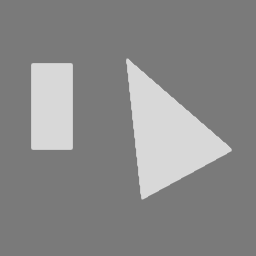
#> input picture A5/corner-test.tif, 256 x 256 px
$ python -i util_verkehrsschilderkenner.py   (imports and definitions only)
#> lines starting #> are read from the running program, lines starting #| are printed output that depends on the picture
### util.py
import cv2
import numpy as np
from skimage import io
from matplotlib import pyplot as plt
import math

# mode 0 vertikal spiegeln, mode 1 horizontal
# [15 lines left out: function mirror_img, not called in this run]

# transform image to grayscale
def rgb2gray(img):
    # Source BildverarbeitungBuch: 12.2.1 Umwandlung in Grauwertbilder
    imgCopy = np.copy(img)
    gray = ((imgCopy[:, :, 0] * 0.299) + (imgCopy[:, :, 1] * 0.587) + (imgCopy[:, :, 2] * 0.114)).astype(int)
    return gray

# create Histogramm. bins are optionally implemented
# [65 lines left out: functions computeHisto, printImage, printHisto, apply_lut, cum_histo, match_Histo, not called in this run]

def filter(in_image, filter, off, edge='none'):
    copy_img = in_image.copy()
    width = copy_img.shape[0]
    height = copy_img.shape[1]

    for v in range(off, height - off):
        for u in range(off, width - off):
            # fill the pixel vector P for filter position u,v)
            sum = 0
            for j in range(0, filter.shape[0]):
                for i in range(0, filter.shape[1]):
                    c = filter[i][j]
                    a_idx = u + (i - int(filter.shape[0] / 2))
                    b_idx = v + (j - int(filter.shape[1] / 2))

                    # handle padding
                    if a_idx >= 0 and a_idx < width and b_idx >= 0 and b_idx < height:
                        p = copy_img[a_idx][b_idx]
                    else:
                        if edge.__eq__('min'):
                            p = 0
                        elif edge.__eq__('max'):
                            p = 255
                        elif edge.__eq__('continue'):
                            if a_idx < 0:
                                a_idx = 0
                            elif a_idx >= width:
                                a_idx = width - 1
                            if b_idx < 0:
                                b_idx = 0
                            elif b_idx >= height:
                                b_idx = height - 1
                            p = copy_img[a_idx][b_idx]
                        else:
                            p = copy_img[a_idx][b_idx]

                    sum = sum + c * p
            q = int(sum)
            in_image[u][v] = q
    return in_image

# [20 lines left out: function medianFilter, not called in this run]

sobel_1 = np.array([[1,2,1]]) / 4
sobel_2 = np.array([[-1,0,1]]) / 2

def horizontal(img):
    img_copy = img.copy()
    return filter(img_copy, np.transpose(sobel_1) @ sobel_2, 1, "continue")


def vertical(img):
    img_copy = img.copy()
    return filter(img_copy, np.transpose(sobel_2) @ sobel_1, 1, "continue")


def gradient(img):
    return np.sqrt(horizontal(img)**2 + vertical(img)**2)

def get_r_idx(r, max, step):
    result = r / max * step
    return result if round(result) < step else result - 1

# [95 lines left out: functions linearHT, linearHT_th, printEdge, sequential_labelling, to_bin, not called in this run]


def dilate(in_image, filter, iter_num):
    new_img = in_image.copy()

    for x in range(0, iter_num):
        t_img = np.zeros(new_img.shape)

        jc = int((filter.shape[0] - 1) / 2)
        ic = int((filter.shape[1] - 1) / 2)

        for j in range(0, filter.shape[0]):
            for i in range(0, filter.shape[1]):
                if filter[j][i] == 1:
                    tmp = np.roll(new_img, j - jc, axis=0)

                    # fix np.roll rollover (2,3,4 -> left shift 4,2,3 we want 0, 2, 3)
                    if j - jc < 0:
                        tmp[tmp.shape[0] + (j - jc):] = 0
                    elif j - jc > 0:
                        tmp[:(j - jc)] = 0

                    tmp = np.roll(tmp, i - ic, axis=1)
                    if i - ic < 0:
                        tmp[:, tmp.shape[1] + (i - ic):] = 0
                    elif i - ic > 0:
                        tmp[:, :(i - ic)] = 0

                    t_img = np.fmax(tmp, t_img)
        new_img = t_img

    return new_img


# [25 lines left out: functions erode, open, close, not called in this run]

### util_verkehrsschilderkenner.py
import numpy as np
from skimage import io
import util as ut
import math
import matplotlib.pyplot as plt
from skimage import util as skutil
import cv2
from skimage.transform import rotate
from skimage.feature import canny


def get_sign(img, version=1):
    if version == 1: # Gradient-Version
        # Kantendetektion
        img_1_gray = ut.rgb2gray(img)
        imgOut_gradient = ut.gradient(img_1_gray)

        # Rauschen ausbessern durch Morphologische Filter
        full = np.array([
            [1, 1, 1],
            [1, 1, 1],
            [1, 1, 1]
        ])

        img_circles = ut.dilate(imgOut_gradient, full, 1)
        image = (img_circles).astype('uint8')

        keypoints_circle = []
        keypoints_circle_1 = _detect_ellipse(image, 1000, 0.8, 1)
        keypoints_circle_2 = _detect_ellipse(image, 20000, 0.8, 1)
        for points in keypoints_circle_1:
            keypoints_circle.append(points)
        for points in keypoints_circle_2:
            keypoints_circle.append(points)

        circles = _just_circles(keypoints_circle, image)
        blobImg = _blobsOnImg(img, circles)
        zoomCircles = _zoom(blobImg, keypoints_circle)
        return zoomCircles

    elif version == 2: # Alexanders Canny-Version
        image_gray = ut.rgb2gray(img).astype('uint8')
        edges = cv2.Canny(image_gray, threshold1=100, threshold2=300)
        kernel = np.ones((5,5),np.uint8)
        dilate = cv2.dilate(edges,kernel,iterations = 2)
        erosion = cv2.erode(dilate,kernel,iterations = 2)
        edged = np.invert(erosion)

        contours, _ =  cv2.findContours(edged, 1, 2)

        minThresE = 10000
        maxThresE = 150000
        elipse_list = []
        t_img = image_gray.copy()
        for cnt in contours:
            try:
                area = cv2.contourArea(cnt)
                if minThresE < area < maxThresE:

                    ellipse = cv2.fitEllipse(cnt)

                    x, y = ellipse[0]
                    a, b = ellipse[1]
                    angle = ellipse[2]
                    elipse_list.append(((x, y), (a, b), angle))

                    a = a / 2
                    b = b / 2
            except:
                continue

        new_imges = []
        for el in elipse_list:
            new_img = _four_point_transform(img, el)
            new_imges.append(new_img)


        return new_imges

    elif version == 3: # Alinas Canny-Version
        img_1_gray = ut.rgb2gray(img)
        edges = canny(img_1_gray, sigma=3.0, low_threshold=0.25, high_threshold=0.8)

        full = np.array([
            [1, 1, 1],
            [1, 1, 1],
            [1, 1, 1]
        ])
        edges = ut.dilate(edges, full, 1)

        edges = edges * 200
        edges = edges.astype('uint8')

        cannyE_1 = _detect_ellipse(edges, 1000, 0.8, 1)
        cannyE_2 = _detect_ellipse(edges, 20000, 0.8, 1)

        cannyPicPoints = []
        for points in cannyE_1:
            cannyPicPoints.append(points)
        for points in cannyE_2:
            cannyPicPoints.append(points)

        # Leave just the circles in the picture
        cannys = _just_circles(cannyPicPoints, edges)
        cannyImage = _blobsOnImg(img, cannys)
        zoomCannys = _zoom(cannyImage, cannyPicPoints)

        return zoomCannys
    else:
         return None

# [143 lines left out: functions match_signs, _create_template_list, _match_single_sign, not called in this run]

def _detect_ellipse(img, minArea, minCircularity, maxCircularity):
    params = cv2.SimpleBlobDetector_Params()

    params.filterByColor = False
    params.filterByArea = True
    params.minArea = minArea #20000 #1000
    params.maxArea = 100000000
    params.filterByCircularity = True
    params.minCircularity = minCircularity
    params.maxCircularity = maxCircularity
    params.filterByConvexity = True
    params.minConvexity = 0.7
    params.filterByInertia = True
    #params.minInertiaRatio = 0.8
    params.minInertiaRatio = 0.3
    params.minThreshold = 1
    params.maxThreshold = 255

    detector = cv2.SimpleBlobDetector_create(params)

    keypoints = detector.detect(img)

    text = "Number of Circular Blobs: " + str(len(keypoints))
    print(text)

    return keypoints

def _blobsOnImg(img, blobPic):
    # Blob Maske auf Ursprüngliches Bild anwenden
    blank = np.zeros(img.shape, int)
    blank = 255-blank
    #inv = 255-blobPic
    width = img.shape[0]
    height = img.shape[1]
    for i in range(width):
        for j in range(height):
            if (blobPic[i][j] != 255):
                blank[i][j] = img[i][j]

    return blank

def _just_circles(keyP, img):
    img = img.copy()
    empty_img = np.zeros([img.shape[0], img.shape[1]],dtype=np.uint8)
    empty_img.fill(255)

    blank = np.zeros((1, 1))
    blobs = cv2.drawKeypoints(empty_img, keyP, blank, (0,0,0),
                              cv2.DRAW_MATCHES_FLAGS_DRAW_RICH_KEYPOINTS)

    # Fill circles
    gray = cv2.cvtColor(blobs, cv2.COLOR_BGR2GRAY)
    #ut.printImage(gray)
    th, im_th = cv2.threshold(gray, 127, 255, cv2.THRESH_BINARY_INV)

    # Copy the thresholded image
    im_floodfill = im_th.copy()

    # Mask used to flood filling.
    # NOTE: the size needs to be 2 pixels bigger on each side than the input image
    h, w = im_th.shape[:2]
    mask = np.zeros((h+2, w+2), np.uint8)

    # Floodfill from point (0, 0)
    cv2.floodFill(im_floodfill, mask, (0,0), 255)

    # Invert floodfilled image
    im_floodfill_inv = cv2.bitwise_not(im_floodfill)

    # Combine the two images to get the foreground
    circles_inv = im_th | im_floodfill_inv
    circles_pic = 255-circles_inv

    return circles_pic

def _zoom(img, keypoints):
    set = list()
    for kp in keypoints:
        minX = int(kp.pt[0]-kp.size/2)
        maxX = int(kp.pt[0]+kp.size/2+1)
        minY = int(kp.pt[1]-kp.size/2)
        maxY = int(kp.pt[1]+kp.size/2+1)
        # print(minX, maxX, minY, maxY)

        set.append(img[minY:maxY,minX:maxX])
    return set

# [72 lines left out: functions _get_vertical_spectrum, _get_horizontal_spectrum, _resize_histo, _rotate, _four_point_transform, not called in this run]

>>> import cv2
>>> picture = cv2.cvtColor(cv2.imread('A5/corner-test.tif'), cv2.COLOR_BGR2RGB)
#> picture is the input picture: shape (256, 256, 3); min 122, max 216, mean 137.2
>>> result = get_sign(picture)
#> in rgb2gray, `gray = ((imgCopy[:, :, 0] * 0.299) + (imgCopy[:, :, 1] * 0.587) + (img..`:
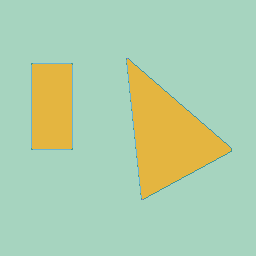
#> gray: shape (256, 256) int64; 6 distinct labels, from 121 to 215; one colour per label, 0 black
#> after the loop in filter, `for v in range(off, height - off):`:
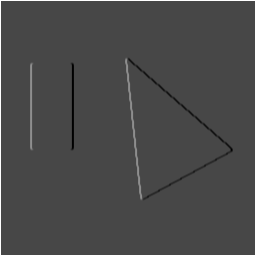
#> in_image: shape (256, 256) int64; min -47, max 121, mean 1.9; drawn with min black and max white
#> call 2 of filter, with filter = array of shape (3, 3), off = 1, edge = 'continue'
#> after the loop in filter (call 2), `for v in range(off, height - off):`:
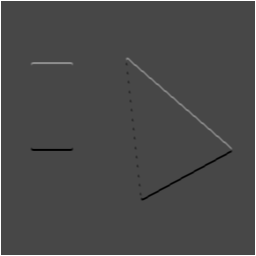
#> in_image: shape (256, 256) int64; min -47, max 121, mean 1.9; drawn with min black and max white
#> in gradient, `return np.sqrt(horizontal(img)**2 + vertical(img)**2)`:
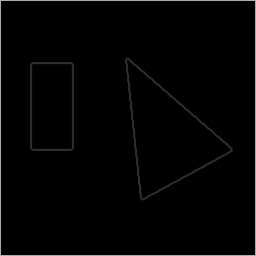
#> returned value: shape (256, 256) float64; min 0, max 171.1, mean 3.6
#> after the loop in dilate, `for x in range(0, iter_num):`:
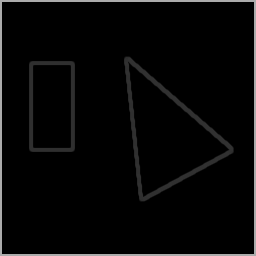
#> new_img: shape (256, 256) float64; min 0, max 171.1, mean 7.3
#> after the loop in dilate, `for x in range(0, iter_num):`:
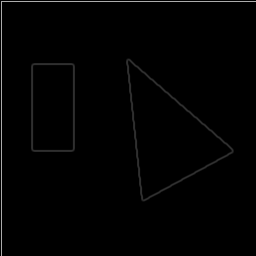
#> tmp: shape (256, 256) float64; min 0, max 171.1, mean 2.2
#> in _detect_ellipse, `keypoints = detector.detect(img)`: keypoints = ()
#> in _detect_ellipse, `text = "Number of Circular Blobs: " + str(len(keypoints))`: text = 'Number of Circular Blobs: 0'
#| Number of Circular Blobs: 0
#> in get_sign, `keypoints_circle_1 = _detect_ellipse(image, 1000, 0.8, 1)`: keypoints_circle_1 = ()
#| Number of Circular Blobs: 0
#> after the loop in get_sign, `for points in keypoints_circle_1:`: keypoints_circle = []
#> in _just_circles, `empty_img.fill(255)`: empty_img: shape (256, 256); every value is 255
#> in _just_circles, `blobs = cv2.drawKeypoints(empty_img, keyP, blank, (0,0,0), cv2.DRAW_MA..`: blobs: shape (256, 256, 3); every value is 255
#> in _just_circles, `th, im_th = cv2.threshold(gray, 127, 255, cv2.THRESH_BINARY_INV)`: im_th: shape (256, 256); every value is 0
#> after the loop in _blobsOnImg, `for i in range(width):`: blank: shape (256, 256, 3) int64; every value is 255
#> result = []
